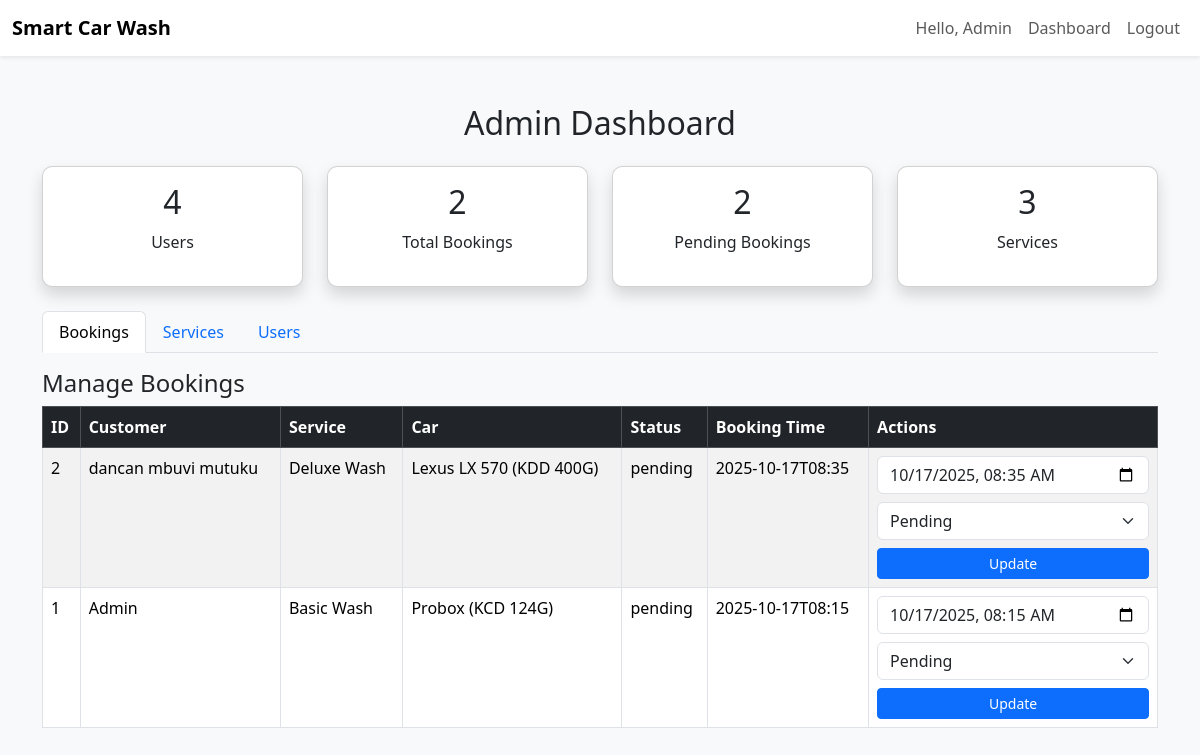
/admin/dashboard.php (signed in), run on an earlier commit of the app's database.
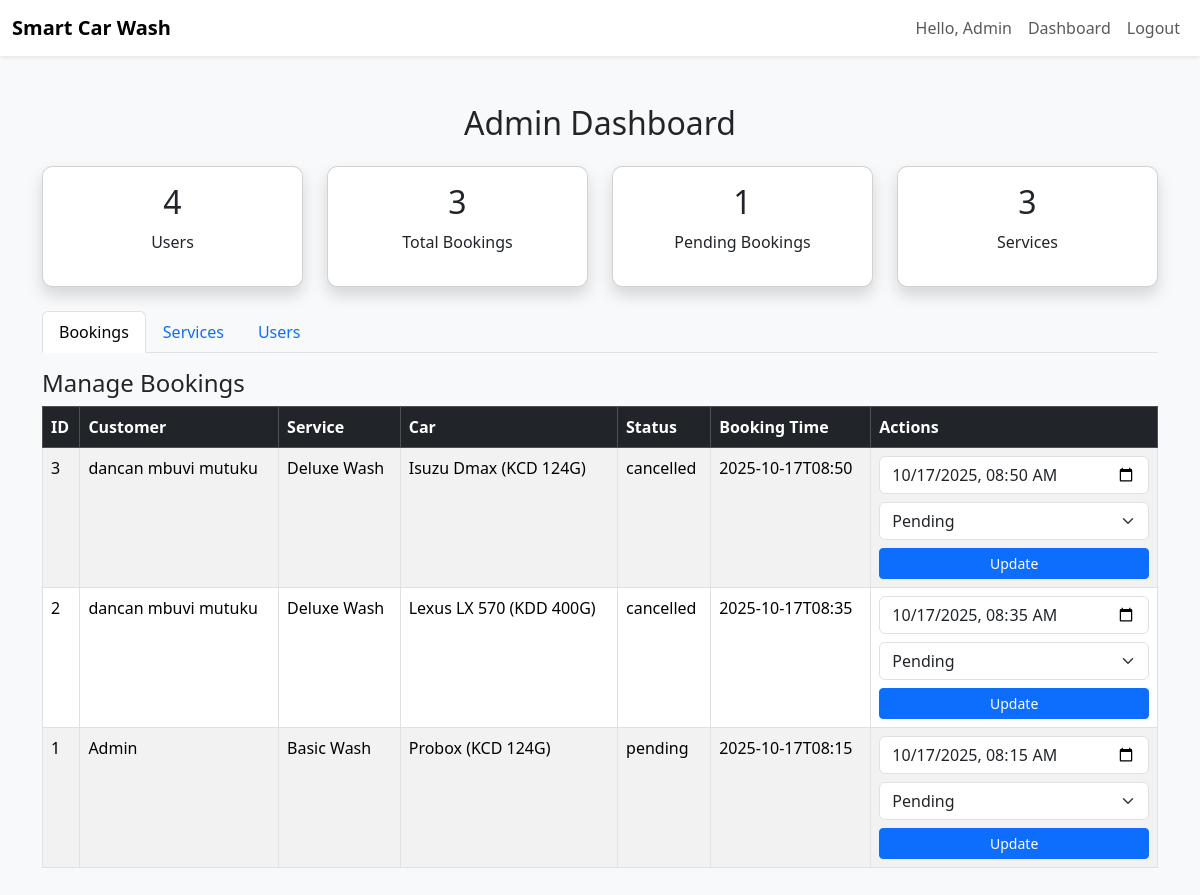
And on a later commit of the database.
### tables this page shows
CREATE TABLE users (
    id INTEGER PRIMARY KEY AUTOINCREMENT,
    name TEXT NOT NULL,
    email TEXT UNIQUE NOT NULL,
    password TEXT NOT NULL,
    role TEXT DEFAULT 'customer',
    created_at DATETIME DEFAULT CURRENT_TIMESTAMP
);

CREATE TABLE bookings (
    id INTEGER PRIMARY KEY AUTOINCREMENT,
    user_id INTEGER,
    car_model TEXT,
    license_plate TEXT,
    service_id INTEGER,
    booking_time DATETIME,
    status TEXT DEFAULT 'pending',
    payment_status TEXT DEFAULT 'pending',
    created_at DATETIME DEFAULT CURRENT_TIMESTAMP
);

CREATE TABLE services (
    id INTEGER PRIMARY KEY AUTOINCREMENT,
    service_name TEXT,
    description TEXT,
    price REAL,
    duration INTEGER,
    created_at DATETIME DEFAULT CURRENT_TIMESTAMP
);

### admin/dashboard.php (the view, shortened to what this page needs)
<?php
require_once __DIR__.'/../includes/db.php';
$users_count = $db->query("SELECT COUNT(*) FROM users")->fetchColumn();
$bookings_count = $db->query("SELECT COUNT(*) FROM bookings")->fetchColumn();
$pending_count = $db->query("SELECT COUNT(*) FROM bookings WHERE status='pending'")->fetchColumn();
$services_count = $db->query("SELECT COUNT(*) FROM services")->fetchColumn();
$recent_bookings = $db->query("SELECT b.*, u.name, s.service_name
                               FROM bookings b
                               LEFT JOIN users u ON b.user_id=u.id
                               LEFT JOIN services s ON b.service_id=s.id
                               ORDER BY b.created_at DESC")->fetchAll(PDO::FETCH_ASSOC);
$all_users = $db->query("SELECT * FROM users ORDER BY created_at DESC")->fetchAll(PDO::FETCH_ASSOC);
?>
<!DOCTYPE html>
<html lang="en">
<head>
<link href="https://cdn.jsdelivr.net/npm/bootstrap@5.3.2/dist/css/bootstrap.min.css" rel="stylesheet">
<link rel="stylesheet" href="../assets/css/style.css">
</head>
<body>
<?php include('../includes/topbar.php'); ?>
<div class="container my-5">
    <h2 class="mb-4 text-center">Admin Dashboard</h2>
    <div class="row g-4 mb-4">
        <div class="col-md-3"><div class="card shadow p-3 text-center"><h3><?= $users_count ?></h3><p>Users</p></div></div>
        <div class="col-md-3"><div class="card shadow p-3 text-center"><h3><?= $bookings_count ?></h3><p>Total Bookings</p></div></div>
        <div class="col-md-3"><div class="card shadow p-3 text-center"><h3><?= $pending_count ?></h3><p>Pending Bookings</p></div></div>
        <div class="col-md-3"><div class="card shadow p-3 text-center"><h3><?= $services_count ?></h3><p>Services</p></div></div>
    </div>
    <ul class="nav nav-tabs" id="adminTabs" role="tablist">
        <li class="nav-item"><button class="nav-link active" id="bookings-tab" data-bs-toggle="tab" data-bs-target="#bookings">Bookings</button></li>
        <li class="nav-item"><button class="nav-link" id="services-tab" data-bs-toggle="tab" data-bs-target="#services">Services</button></li>
        <li class="nav-item"><button class="nav-link" id="users-tab" data-bs-toggle="tab" data-bs-target="#users">Users</button></li>
    </ul>
    <div class="tab-content mt-3">
        <div class="tab-pane fade show active" id="bookings">
            <h4>Manage Bookings</h4>
            <div class="table-responsive">
                <table class="table table-striped table-bordered">
                    <thead class="table-dark"><tr>
                        <th>ID</th><th>Customer</th><th>Service</th><th>Car</th><th>Status</th><th>Booking Time</th><th>Actions</th>
                    </tr></thead>
                    <tbody>
                    <?php foreach($recent_bookings as $b): ?>
                        <tr>
                            <td><?= $b['id'] ?></td>
                            <td><?= htmlspecialchars($b['name']) ?></td>
                            <td><?= htmlspecialchars($b['service_name']) ?></td>
                            <td><?= htmlspecialchars($b['car_model']) ?> (<?= htmlspecialchars($b['license_plate']) ?>)</td>
                            <td><?= htmlspecialchars($b['status']) ?></td>
                            <td><?= $b['booking_time'] ?></td>
                            <td>
                                <form method="POST" class="d-flex flex-column gap-1">
                                    <input type="datetime-local" name="booking_time" class="form-control mb-1" value="<?= date('Y-m-d\TH:i', strtotime($b['booking_time'])) ?>">
                                    <select name="status" class="form-select mb-1">
                                        <option value="pending" <?= $b['status']=='pending'?'selected':'' ?>>Pending</option>
                                    </select>
                                    <button name="update_booking" class="btn btn-sm btn-primary">Update</button>
                                </form>
                            </td>
                        </tr>
                    <?php endforeach; ?>
                    </tbody>
                </table>
            </div>
        </div>
    </div>
</div>
</body>
</html>

### includes/topbar.php (shortened to what this page needs)
<?php
$user = $_SESSION['user'] ?? null;
?>
<nav class="navbar navbar-expand-lg navbar-light bg-white shadow-sm">
  <div class="container-fluid">
    <a class="navbar-brand" href="#">Smart Car Wash</a>
    <div class="collapse navbar-collapse" id="navMenu">
      <ul class="navbar-nav ms-auto">
        <?php if($user): ?>
          <li class="nav-item">
            <span class="nav-link">Hello, <?= htmlspecialchars($user['name']) ?></span>
          </li>
          <?php if ($user['role'] === 'admin'): ?>
            <li class="nav-item">
              <a class="nav-link" href="../admin/dashboard.php">Dashboard</a>
            </li>
          <?php else: ?>
            <li class="nav-item">
              <a class="nav-link" href="../customer/dashboard.php">Dashboard</a>
            </li>
          <?php endif; ?>
          <li class="nav-item">
            <a class="nav-link" href="?logout=1">Logout</a>
          </li>
        <?php else: ?>
          <li class="nav-item"><a class="nav-link" href="../index.php">Login</a></li>
          <li class="nav-item"><a class="nav-link" href="../register.php">Register</a></li>
        <?php endif; ?>
      </ul>
    </div>
  </div>
</nav>

### assets/css/style.css (style rules this page uses)
body { background-color: #f8f9fa; }
.card, .table { border-radius: 10px; }
.navbar-brand { font-weight: bold; }
.card h3 { font-size: 2rem; margin-bottom: 0.5rem; }

What changed in the data, as far as the page shows it:
added bookings: id "3", user.name "dancan mbuvi mutuku", service.service_name "Deluxe Wash", car_model "Isuzu Dmax", license_plate "KCD 124G", status "cancelled", booking_time "2025-10-17T08:50", booking_time "10/17/2025 08:50"
changed bookings "Lexus LX 570": status "pending" → "cancelled"
Also different on the page:
$bookings_count: "2" → "3"
$pending_count: "2" → "1"
